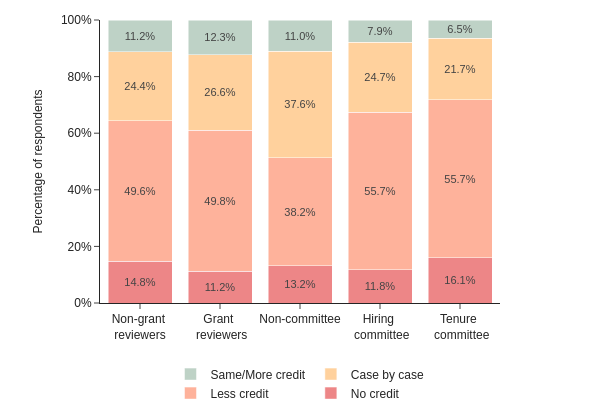

The code cell stored with this chart in its notebook:
### Code cell
# 1. Prepare labels

label_map = dict(zip(
    item_map["col_name"].str.strip(),
    item_map["label"].str.strip()
))


# 2. Clean & normalize data

df = result_df.copy()
df = df.dropna(subset=["value"])
df["value"] = df["value"].str.strip()
df = df[df["value"] != ""]
# Combine Same credit + More credit
df["value"] = df["value"].replace({
    "Same credit": "Same/More credit",
    "More credit": "Same/More credit"
})

# Re-aggregate after collapsing categories
df = (
    df.groupby(["variable", "value"], as_index=False)["percentage"]
      .sum()
)

# Normalize percentages within each variable
df["percentage"] = (
    df["percentage"] /
    df.groupby("variable")["percentage"].transform("sum")
)


# 3. Determine global value order

value_levels = ["No credit", "Less credit", "Case by case", "Same/More credit"]

# 4. Color palette

base_colors = [
    "#ed8687",
    "#feb29b",
    "#ffd19d",
    "#bed2c6",
    "#c9e0e5"
]

color_map = dict(zip(value_levels, base_colors[:len(value_levels)]))

x_label_map = {
    "grant_credit_should": "Non-grant <br>reviewers",
    "grant_review_credit": "Grant <br> reviewers",
    "hiring_credit_should": "Non-committee",
    "hiring_credit_job": "Hiring <br> committee",
    "hiring_credit_tenure": "Tenure <br> committee"
}
x_order = list(x_label_map.keys())


# 5. Build stacked bars

fig = go.Figure()

for val in value_levels:
    t = df[df["value"] == val]

    if t.empty:
        continue

    fig.add_bar(
        x=t["variable"],
        y=t["percentage"] * 100,
        name=val,
        marker_color=color_map[val],
        text=(t["percentage"] * 100).round(1).astype(str) + "%",
        textposition="inside",
        insidetextanchor="middle",
        textfont=dict(size=11),
        constraintext="none"
    )


# 6. Axis labels & layout

fig.update_layout(
    barmode="stack",
    template="simple_white",
    height=420,
    width=600,
    font=dict(size=12, family="Arial"),
    margin=dict(l=100, r=100, t=20, b=20),
    yaxis=dict(
        title="Percentage of respondents",
        range=[0, 100],
        ticksuffix="%"
    ),
    xaxis=dict(
        title="",
        type="category",
        categoryorder="array",
        categoryarray=x_order,
        tickvals=x_order,
        ticktext=[x_label_map[v] for v in x_order]
    ),

    legend=dict(
        orientation="h",
        x=0.5,
        xanchor="center",
        y=-0.2,
        yanchor="top"
    )
)
fig.update_xaxes(
    tickangle=0,
    tickfont=dict(size=12),
)

fig.update_yaxes(
    tickfont=dict(size=12),
    title_font=dict(size=12)
)
fig.show()

#save as PDF
fig.write_image("credit_freq.pdf")

### Figure 1 — Plotly figure (JSON) as saved in the notebook; plotly's stock layout.template omitted (floating-point values rounded to 4 significant figures)
{"data": [{"constraintext": "none", "insidetextanchor": "middle", "marker": {"color": "#ed8687"}, "name": "No credit", "text": ["14.8%", "11.2%", "11.8%", "13.2%", "16.1%"], "textfont": {"size": 11}, "textposition": "inside", "type": "bar", "x": ["grant_credit_should", "grant_review_credit", "hiring_credit_job", "hiring_credit_should", "hiring_credit_tenure"], "y": [14.77, 11.25, 11.75, 13.2, 16.06]}, {"constraintext": "none", "insidetextanchor": "middle", "marker": {"color": "#feb29b"}, "name": "Less credit", "text": ["49.6%", "49.8%", "55.7%", "38.2%", "55.7%"], "textfont": {"size": 11}, "textposition": "inside", "type": "bar", "x": ["grant_credit_should", "grant_review_credit", "hiring_credit_job", "hiring_credit_should", "hiring_credit_tenure"], "y": [49.63, 49.84, 55.7, 38.2, 55.72]}, {"constraintext": "none", "insidetextanchor": "middle", "marker": {"color": "#ffd19d"}, "name": "Case by case", "text": ["24.4%", "26.6%", "24.7%", "37.6%", "21.7%"], "textfont": {"size": 11}, "textposition": "inside", "type": "bar", "x": ["grant_credit_should", "grant_review_credit", "hiring_credit_job", "hiring_credit_should", "hiring_credit_tenure"], "y": [24.44, 26.62, 24.68, 37.64, 21.69]}, {"constraintext": "none", "insidetextanchor": "middle", "marker": {"color": "#bed2c6"}, "name": "Same/More credit", "text": ["11.2%", "12.3%", "7.9%", "11.0%", "6.5%"], "textfont": {"size": 11}, "textposition": "inside", "type": "bar", "x": ["grant_credit_should", "grant_review_credit", "hiring_credit_job", "hiring_credit_should", "hiring_credit_tenure"], "y": [11.16, 12.3, 7.866, 10.96, 6.534]}], "layout": {"barmode": "stack", "font": {"family": "Arial", "size": 12}, "height": 420, "legend": {"orientation": "h", "x": 0.5, "xanchor": "center", "y": -0.2, "yanchor": "top"}, "margin": {"b": 20, "l": 100, "r": 100, "t": 20}, "width": 600, "xaxis": {"categoryarray": ["grant_credit_should", "grant_review_credit", "hiring_credit_should", "hiring_credit_job", "hiring_credit_tenure"], "categoryorder": "array", "tickangle": 0, "tickfont": {"size": 12}, "ticktext": ["Non-grant <br>reviewers", "Grant <br> reviewers", "Non-committee", "Hiring <br> committee", "Tenure <br> committee"], "tickvals": ["grant_credit_should", "grant_review_credit", "hiring_credit_should", "hiring_credit_job", "hiring_credit_tenure"], "title": {"text": ""}, "type": "category"}, "yaxis": {"range": [0, 100], "tickfont": {"size": 12}, "ticksuffix": "%", "title": {"font": {"size": 12}, "text": "Percentage of respondents"}}}}
